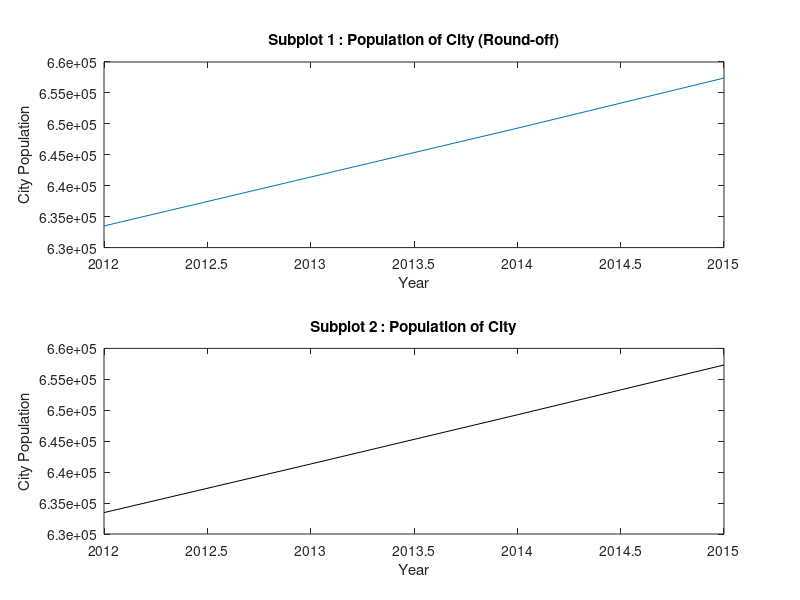

The MATLAB script that drew this image:
clear all; clc
format long;

a=625700; %City Population - 2011%
b=1.0124; %Growth rate%

X=[];
Y=[];
R=[];

for x=1:1:4
    X=[X, x];
    Y=[Y, a*(b^x)]; %Model%
    y=a*(b^x);
    roundPop = 100 * ceil(y/100);
    R=[R, roundPop];
end
figure(1);
hold on
subplot(2,1,1);
plot(2011+X,R);
title('Subplot 1 : Population of City (Round-off)');
xlabel('Year');
ylabel('City Population');

subplot(2,1,2);
plot(2011+X,Y,'k-');
title('Subplot 2 : Population of City');
xlabel('Year');
ylabel('City Population');

fprintf('Population of city in 2015 would be %1f \n', roundPop);